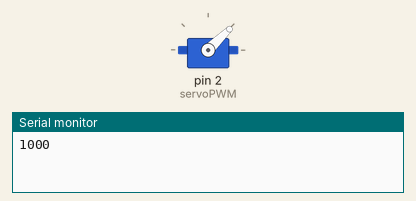
This sketch was run on a simulated Arduino Uno, built with avr-gcc and run on an emulated ATmega328P. Shown: servo, the last lines printed to the serial monitor.

Above: at 0.05 s.
At 29.9 s:
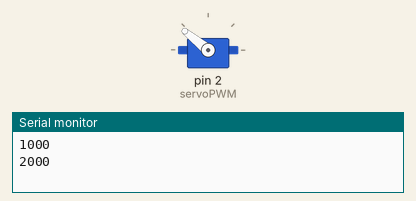
Timing chart, 0 to 39.0 s (numbered marks = the images above):
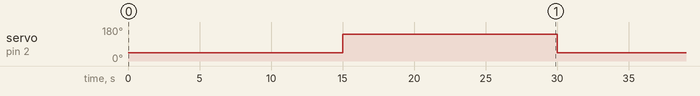

Measured:
- by itself, servo on pin 2 (servoPWM): alternates 141° for 15.0 s and 44° for 15.0 s

The sketch:

MovingServo.ino
```cpp
#include <Servo.h>
int servoPWM = 2;
Servo Servo1;

void setup() {
  // put your setup code here, to run once:
  Servo1.attach(servoPWM);
  Serial.begin(115200);

}

void loop() {
   int val = 1000;
   Servo1.writeMicroseconds(val);
   Serial.println(val);
   delay(15000);

//   val = 1100;
//   Servo1.writeMicroseconds(val);
//   Serial.println(val);
//   delay(7000);
//
//   val = 1200;
//   Servo1.writeMicroseconds(val);
//   Serial.println(val);
//   delay(7000);
//
//   val = 1300;
//   Servo1.writeMicroseconds(val);
//   Serial.println(val);
//   delay(7000);
//
//   val = 1400;
//   Servo1.writeMicroseconds(val);
//   Serial.println(val);
//   delay(7000);
//
//   val = 1500;
//   Servo1.writeMicroseconds(val);
//   Serial.println(val);
//   delay(7000);
//
//   val = 1600;
//   Servo1.writeMicroseconds(val);
//   Serial.println(val);
//   delay(7000);
//
//   val = 1700;
//   Servo1.writeMicroseconds(val);
//   Serial.println(val);
//   delay(7000);
//
//   val = 1800;
//   Servo1.writeMicroseconds(val);
//   Serial.println(val);
//   delay(7000);
//
//   val = 1900;
//   Servo1.writeMicroseconds(val);
//   Serial.println(val);
//   delay(7000);

   val = 2000;
   Servo1.writeMicroseconds(val);
   Serial.println(val);
   delay(15000);

}
```
